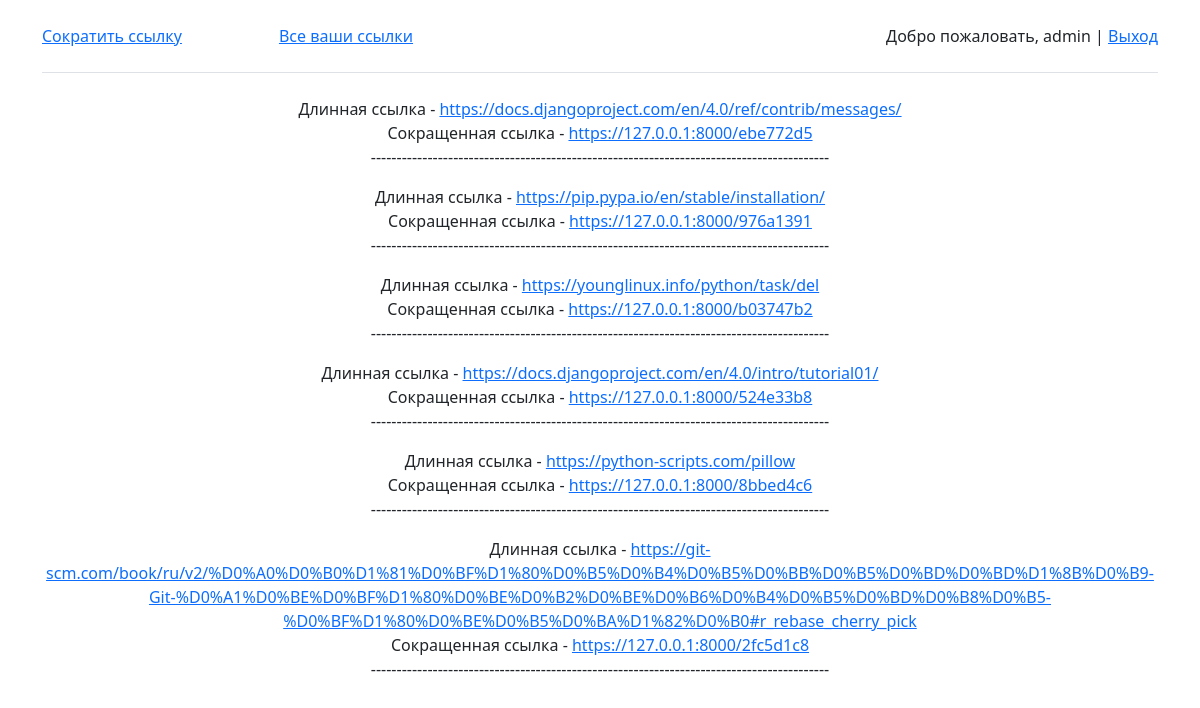
Page /show/ (signed in) on the earlier database version.
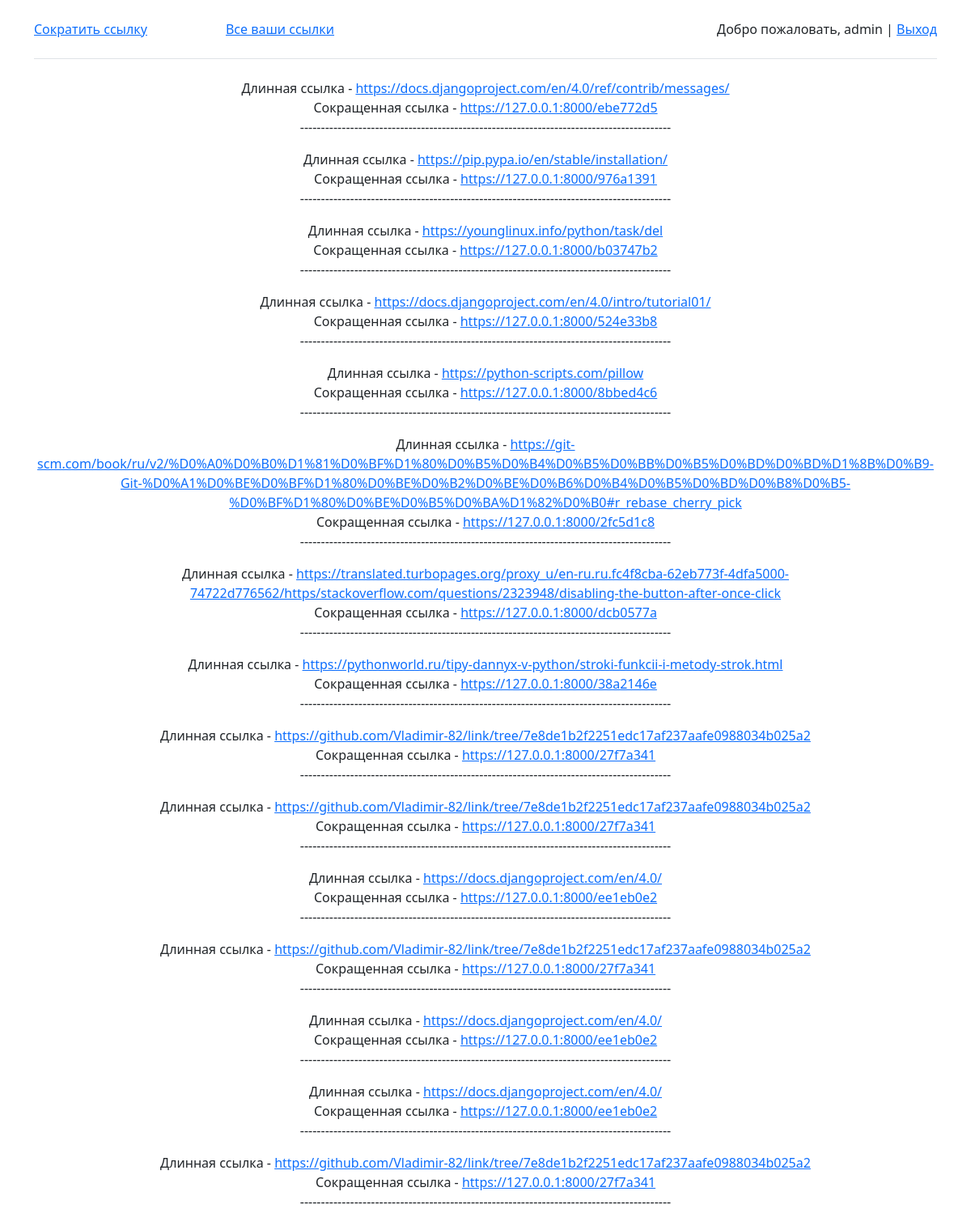
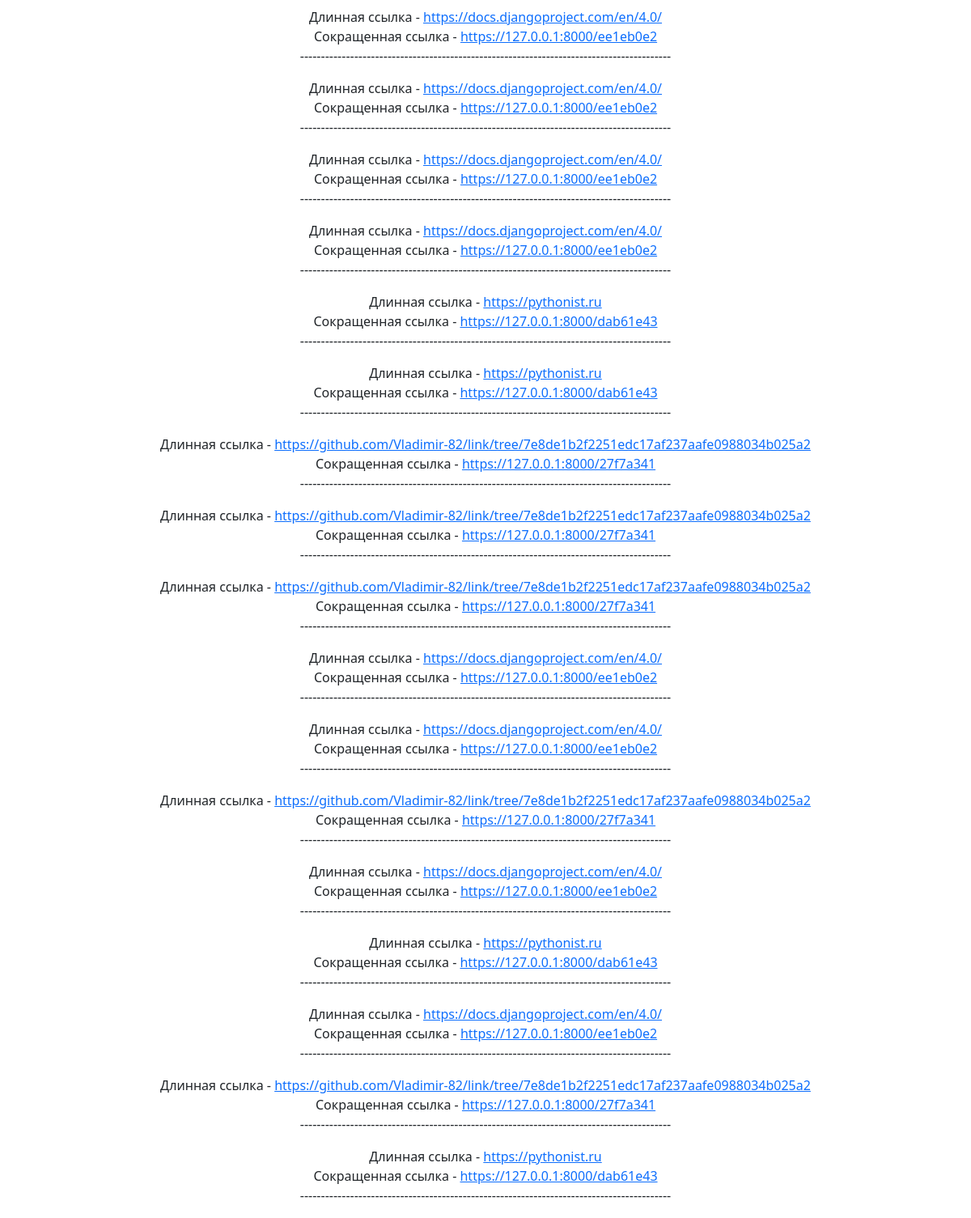
Same page on the later database version (2 pictures, top to bottom).
### app/models.py (models this page shows, shortened)
class Link(models.Model):
    author = models.ForeignKey(User, on_delete=models.CASCADE, null=True)
    link = models.URLField(max_length=1000)
    short_link = models.URLField(max_length=1000)

### app/views.py (the view)
# urls.py: path('show/', show, name='show'),
def show(request):
    current_user = request.user.id
    links = Link.objects.filter(author=current_user)
    if request.user.is_authenticated:
        return render(request, 'app/show.html', {"links": links})
    else:
        return render(request, 'app/show.html', {'message': message()})

### app/templates/app/show.html (shortened to what this page needs)
{% extends "app/basic.html" %}
{% block content %}
{% if message %}
    <b>{{ message }}</b>
{% else %}
{% for link in links %}
    Длинная ссылка - <a href="{{ link.link }}"> {{ link.link }} </a><br>
    Сокращенная ссылка - <a href="{{ link.link }}"> {{ link.short_link }} </a>
    <p> ----------------------------------------------------------------------------------------- </p>
{% endfor %}
{% endif %}
{% endblock %}

### app/templates/app/basic.html (shortened to what this page needs)
<!DOCTYPE html>
<html lang="en">
<head>
    <link href="https://cdn.jsdelivr.net/npm/bootstrap@5.0.2/dist/css/bootstrap.min.css" rel="stylesheet">
</head>
<body>
<div class="container">
    <header class="d-flex flex-wrap align-items-center justify-content-center justify-content-md-between py-3 mb-4 border-bottom">
    <a href="{% url 'create' %}">Сократить ссылку</a>
    <a href="{% url 'show' %}">Все ваши ссылки</a>
      <a href="/" class="d-flex align-items-center col-md-3 mb-2 mb-md-0 text-dark text-decoration-none">
        <svg class="bi me-2" width="40" height="32" role="img" aria-label="Bootstrap"><use xlink:href="#bootstrap"></use></svg>
      </a>
        <span class="navbar-text">
            {% if request.user.is_authenticated %}
            Добро пожаловать, {{ user.username }} | <a href="{% url 'logout' %}">Выход</a>
            {% else %}
            <a href="{% url 'register' %}">Register</a> | <a href="{% url 'login' %}">Login</a>
            {% endif %}
        </span>
    </header>
</div>
<div class="container themed-container text-center">
    {% block content %}
    {% endblock %}
</div>
</body>
</html>

Differences in the rows shown:
added Link: link "https://translated.turbopages.org/proxy_u/en-ru.ru.fc4f8cba-62eb773f-4dfa5000-74722d776562/https/stackoverflow.com/questions/2323948/disabling-the-button-after-once-click", short_link "https://127.0.0.1:8000/dcb0577a"
added Link: link "https://pythonworld.ru/tipy-dannyx-v-python/stroki-funkcii-i-metody-strok.html", short_link "https://127.0.0.1:8000/38a2146e"
added Link: link "https://github.com/Vladimir-82/link/tree/7e8de1b2f2251edc17af237aafe0988034b025a2", short_link "https://127.0.0.1:8000/27f7a341"
added Link: link "https://github.com/Vladimir-82/link/tree/7e8de1b2f2251edc17af237aafe0988034b025a2", short_link "https://127.0.0.1:8000/27f7a341"
added Link: link "https://docs.djangoproject.com/en/4.0/", short_link "https://127.0.0.1:8000/ee1eb0e2"
added Link: link "https://github.com/Vladimir-82/link/tree/7e8de1b2f2251edc17af237aafe0988034b025a2", short_link "https://127.0.0.1:8000/27f7a341"
added Link: link "https://docs.djangoproject.com/en/4.0/", short_link "https://127.0.0.1:8000/ee1eb0e2"
added Link: link "https://docs.djangoproject.com/en/4.0/", short_link "https://127.0.0.1:8000/ee1eb0e2"
added Link: link "https://github.com/Vladimir-82/link/tree/7e8de1b2f2251edc17af237aafe0988034b025a2", short_link "https://127.0.0.1:8000/27f7a341"
added Link: link "https://docs.djangoproject.com/en/4.0/", short_link "https://127.0.0.1:8000/ee1eb0e2"
added Link: link "https://docs.djangoproject.com/en/4.0/", short_link "https://127.0.0.1:8000/ee1eb0e2"
added Link: link "https://docs.djangoproject.com/en/4.0/", short_link "https://127.0.0.1:8000/ee1eb0e2"
added Link: link "https://docs.djangoproject.com/en/4.0/", short_link "https://127.0.0.1:8000/ee1eb0e2"
added Link: link "https://pythonist.ru", short_link "https://127.0.0.1:8000/dab61e43"
added Link: link "https://pythonist.ru", short_link "https://127.0.0.1:8000/dab61e43"
added Link: link "https://github.com/Vladimir-82/link/tree/7e8de1b2f2251edc17af237aafe0988034b025a2", short_link "https://127.0.0.1:8000/27f7a341"
added Link: link "https://github.com/Vladimir-82/link/tree/7e8de1b2f2251edc17af237aafe0988034b025a2", short_link "https://127.0.0.1:8000/27f7a341"
added Link: link "https://github.com/Vladimir-82/link/tree/7e8de1b2f2251edc17af237aafe0988034b025a2", short_link "https://127.0.0.1:8000/27f7a341"
added Link: link "https://docs.djangoproject.com/en/4.0/", short_link "https://127.0.0.1:8000/ee1eb0e2"
added Link: link "https://docs.djangoproject.com/en/4.0/", short_link "https://127.0.0.1:8000/ee1eb0e2"
added Link: link "https://github.com/Vladimir-82/link/tree/7e8de1b2f2251edc17af237aafe0988034b025a2", short_link "https://127.0.0.1:8000/27f7a341"
added Link: link "https://docs.djangoproject.com/en/4.0/", short_link "https://127.0.0.1:8000/ee1eb0e2"
added Link: link "https://pythonist.ru", short_link "https://127.0.0.1:8000/dab61e43"
added Link: link "https://docs.djangoproject.com/en/4.0/", short_link "https://127.0.0.1:8000/ee1eb0e2"
added Link: link "https://github.com/Vladimir-82/link/tree/7e8de1b2f2251edc17af237aafe0988034b025a2", short_link "https://127.0.0.1:8000/27f7a341"
added Link: link "https://pythonist.ru", short_link "https://127.0.0.1:8000/dab61e43"
